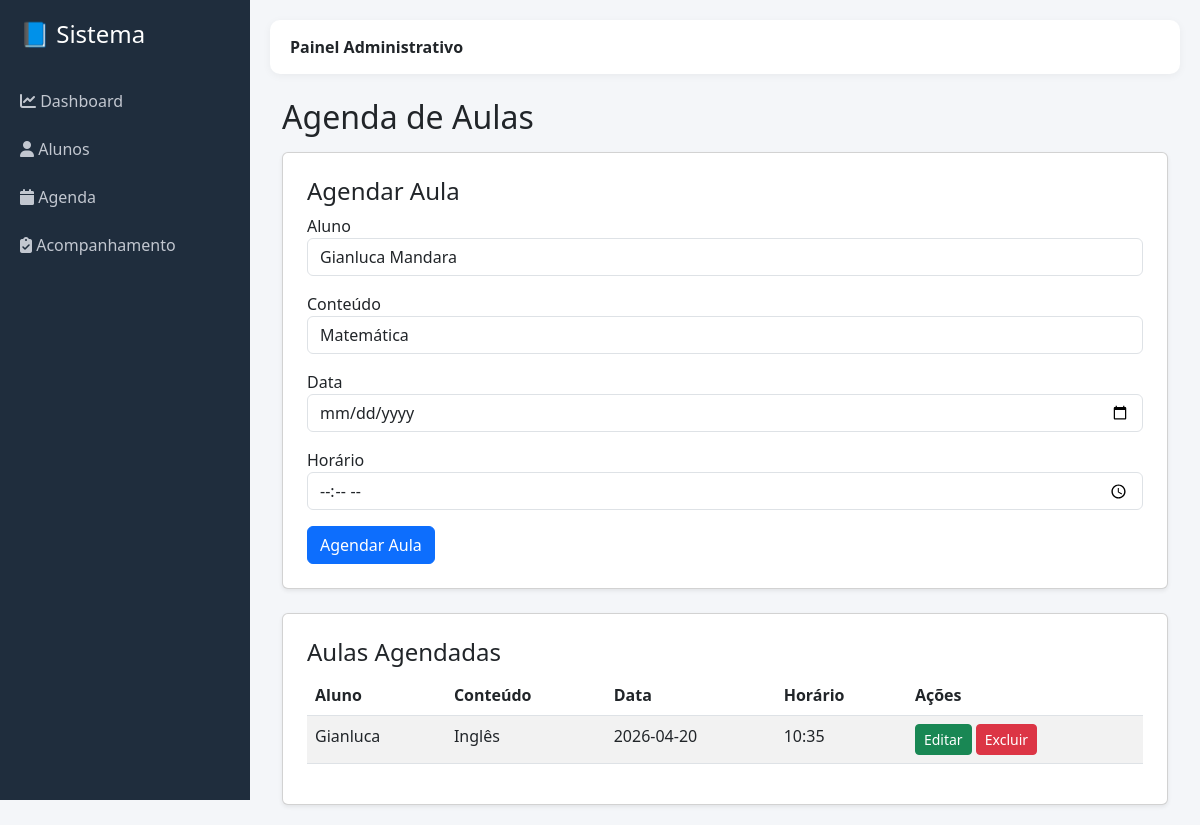
Page /agenda on the committed database.
### tables this page shows
CREATE TABLE aulas (
id INTEGER PRIMARY KEY AUTOINCREMENT,
aluno_id INTEGER,
conteudo_id INTEGER,
data TEXT,
horario TEXT,
observacoes TEXT
, compareceu INTEGER DEFAULT 0, nota REAL);

CREATE TABLE alunos (
id INTEGER PRIMARY KEY AUTOINCREMENT,
nome TEXT,
email TEXT,
telefone TEXT
);

CREATE TABLE conteudos (
id INTEGER PRIMARY KEY AUTOINCREMENT,
titulo TEXT,
descricao TEXT
);

### app.py (the view)
@app.route("/agenda")
def agenda():
    conn = conectar()
    alunos = conn.execute("SELECT id, nome FROM alunos").fetchall()
    conteudos = conn.execute("SELECT id, titulo FROM conteudos").fetchall()
    aulas = conn.execute("""
    SELECT aulas.id, alunos.nome, conteudos.titulo, aulas.data, aulas.horario
    FROM aulas
    JOIN alunos ON aulas.aluno_id = alunos.id
    JOIN conteudos ON aulas.conteudo_id = conteudos.id
    """).fetchall()
    conn.close()
    return render_template("agenda.html",
                           alunos=alunos,
                           conteudos=conteudos,
                           aulas=aulas)

### app.py (called while the page is built)
def conectar():
    caminho = os.path.join(os.path.dirname(__file__), "database", "escola.db")
    conn = sqlite3.connect(caminho)
    conn.row_factory = sqlite3.Row
    return conn

### templates/agenda.html
{% extends "base.html" %}
{% block conteudo %}
<div class="container mt-4">
    <h2 class="mb-3">Agenda de Aulas</h2>
    <div class="card p-4 mb-4 shadow-sm">
        <h4>Agendar Aula</h4>
        <form action="/salvar_aula" method="POST">
            <div class="mb-3">
                <label>Aluno</label>
                <select name="aluno_id" class="form-control" required>
                    {% for aluno in alunos %}
                    <option value="{{ aluno['id'] }}">
                        {{ aluno['nome'] }}
                    </option>
                    {% endfor %}
                </select>
            </div>
            <div class="mb-3">
                <label>Conteúdo</label>
                <select name="conteudo_id" class="form-control" required>
                    {% for conteudo in conteudos %}
                    <option value="{{ conteudo['id'] }}">
                        {{ conteudo['titulo'] }}
                    </option>
                    {% endfor %}
                </select>
            </div>
            <div class="mb-3">
                <label>Data</label>
                <input type="date" name="data" class="form-control" required>
            </div>
            <div class="mb-3">
                <label>Horário</label>
                <input type="time" name="horario" class="form-control" required>
            </div>
            <button class="btn btn-primary">
                Agendar Aula
            </button>
        </form>
    </div>
    <div class="card p-4 shadow-sm">
        <h4>Aulas Agendadas</h4>
        <table class="table table-striped">
            <thead>
                <tr>
                    <th>Aluno</th>
                    <th>Conteúdo</th>
                    <th>Data</th>
                    <th>Horário</th>
                    <th>Ações</th>
                </tr>
            </thead>
            <tbody>
                {% for aula in aulas %}
                <tr>
                    <td>{{ aula['nome'] }}</td>
                    <td>{{ aula['titulo'] }}</td>
                    <td>{{ aula['data'] }}</td>
                    <td>{{ aula['horario'] }}</td>
                    <td>
                        <a href="/editar_aula/{{ aula['id'] }}"
                           class="btn btn-success btn-sm">
                            Editar
                        </a>
                        <a href="/excluir_aula/{{ aula['id'] }}"
                           class="btn btn-danger btn-sm"
                           onclick="return confirm('Excluir aula?')">
                            Excluir
                        </a>
                    </td>
                </tr>
                {% endfor %}
            </tbody>
        </table>
    </div>
</div>
{% endblock %}

### templates/base.html (style rules this page uses)
body { background:#f4f6f9; }

### rows in the picture
aulas: nome "Gianluca", titulo "Inglês", data "2026-04-20", horario "10:35"

### other values in the picture
form field aluno_id "Gianluca Mandara"
form field conteudo_id "Matemática"
